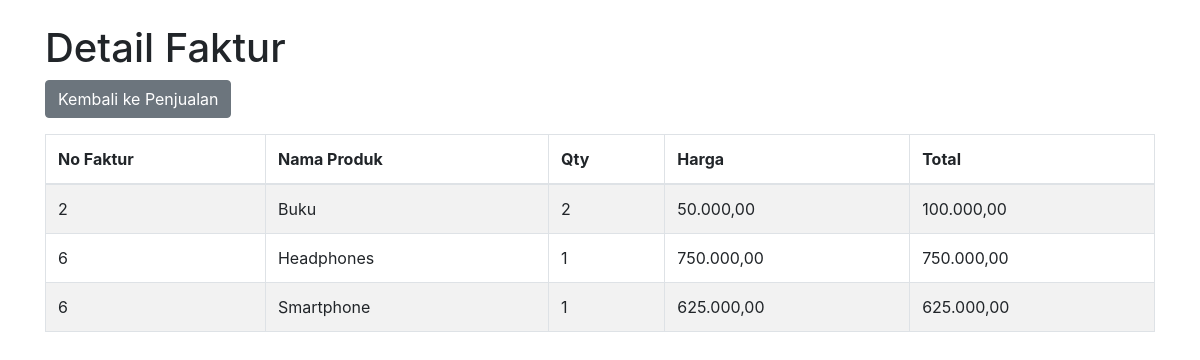
The page /detail_faktur.php on the database its author committed.
### tables this page shows
CREATE TABLE `detail_faktur` (
  `no_faktur` int(11) DEFAULT NULL,
  `id_produk` int(11) DEFAULT NULL,
  `qty` int(11) NOT NULL,
  `price` decimal(10,2) NOT NULL
);

CREATE TABLE `produk` (
  `id_produk` int(11) NOT NULL,
  `nama_produk` varchar(100) NOT NULL,
  `price` decimal(10,2) NOT NULL,
  `jenis` varchar(50) NOT NULL,
  `stock` int(11) NOT NULL
);

### detail_faktur.php (the view, shortened to what this page needs)
<?php
include 'koneksi.php';
$sql = "SELECT df.no_faktur,
               p.nama_produk,
               df.qty,
               df.price,
               (df.qty * df.price) AS total
        FROM detail_faktur df
        JOIN produk p ON df.id_produk = p.id_produk
        JOIN faktur f ON df.no_faktur = f.no_faktur
        ORDER BY df.no_faktur ASC";
$result = $conn->query($sql);
?>
<!DOCTYPE html>
<html lang="id">
<head>
    <link rel="stylesheet" href="https://stackpath.bootstrapcdn.com/bootstrap/4.5.2/css/bootstrap.min.css">
</head>
<body>
<div class="container mt-4">
    <h1>Detail Faktur</h1>
    <a href="tampil_penjualan.php" class="btn btn-secondary mb-3">Kembali ke Penjualan</a>
    <table class="table table-bordered table-striped">
        <thead>
            <tr>
                <th>No Faktur</th>
                <th>Nama Produk</th>
                <th>Qty</th>
                <th>Harga</th>
                <th>Total</th>
            </tr>
        </thead>
        <tbody>
            <?php while($row = $result->fetch_assoc()): ?>
            <tr>
                <td><?php echo $row['no_faktur']; ?></td>
                <td><?php echo $row['nama_produk']; ?></td>
                <td><?php echo $row['qty']; ?></td>
                <td><?php echo number_format($row['price'], 2, ',', '.'); ?></td>
                <td><?php echo number_format($row['total'], 2, ',', '.'); ?></td>
            </tr>
            <?php endwhile; ?>
        </tbody>
    </table>
</div>
</body>
</html>

### rows shown on the page
detail_faktur: no_faktur "2", id_produk.nama_produk "Buku", qty "2", price "50.000,00", total "100.000,00"
detail_faktur: no_faktur "6", id_produk.nama_produk "Headphones", qty "1", price "750.000,00", total "750.000,00"
detail_faktur: no_faktur "6", id_produk.nama_produk "Smartphone", qty "1", price "625.000,00", total "625.000,00"
